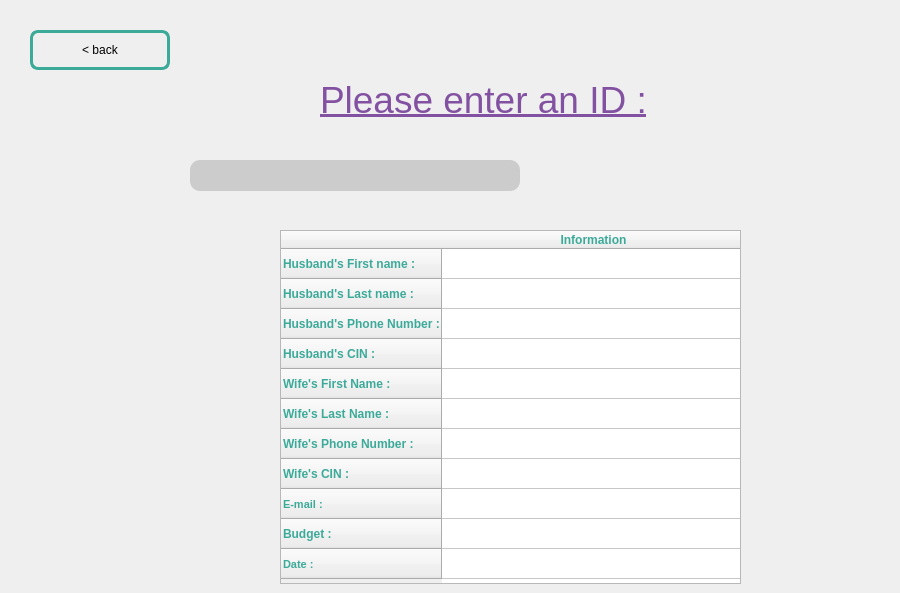
    <widget class="QWidget" name="update_marriage">
     <widget class="QPushButton" name="pushButton_3">
      <property name="geometry">
       <rect>
        <x>30</x>
        <y>30</y>
        <width>140</width>
        <height>40</height>
       </rect>
      </property>
      <property name="styleSheet">
       <string notr="true">QPushButton{
	border: 3px solid rgb(60,170,153);
	border-radius: 8px;


}

QPushButton:hover{
	border: 3px solid rgb(60,170,153);
}

QPushButton:focused{
	border: 3px solid rgb(60,170,153);
	color: #A0A0A0;
}</string>
      </property>
      <property name="text">
       <string>&lt; back</string>
      </property>
     </widget>
     <widget class="QPushButton" name="update_client_info">
      <property name="geometry">
       <rect>
        <x>770</x>
        <y>160</y>
        <width>121</width>
        <height>31</height>
       </rect>
      </property>
      <property name="styleSheet">
       <string notr="true">#update_client_info {
background-color: transparent;
border-image: url(:update.png);
background: none;
border: none;
background-repeat: none;
}
#update_client_info:pressed
{
   border-image: url(:update.png);
}</string>
      </property>
      <property name="text">
       <string/>
      </property>
     </widget>
     <widget class="QLineEdit" name="mariage_id_2">
      <property name="geometry">
       <rect>
        <x>190</x>
        <y>160</y>
        <width>330</width>
        <height>31</height>
       </rect>
      </property>
      <property name="font">
       <font>
        <pointsize>15</pointsize>
       </font>
      </property>
      <property name="toolTip">
       <string>&lt;html&gt;&lt;head/&gt;&lt;body&gt;&lt;p&gt;&lt;span style=&quot; color:#55ff00;&quot;&gt;Marriage ID &lt;/span&gt;&lt;/p&gt;&lt;/body&gt;&lt;/html&gt;</string>
      </property>
      <property name="styleSheet">
       <string notr="true">QLineEdit{
	border-radius: 10px;
	background-color: rgb(205,204,204);
	padding-left: 110px;
	color :  rgb(60,170,153); 
}

QLineEdit:focused{
	border: 2px solid rgb(60,170,153);
}</string>
      </property>
      <property name="text">
       <string/>
      </property>
     </widget>
     <widget class="QLabel" name="label_15">
      <property name="geometry">
       <rect>
        <x>320</x>
        <y>60</y>
        <width>330</width>
        <height>81</height>
       </rect>
      </property>
      <property name="font">
       <font>
        <pointsize>28</pointsize>
        <weight>50</weight>
        <bold>false</bold>
        <underline>true</underline>
       </font>
      </property>
      <property name="text">
       <string>&lt;font color = #8351a1&gt;Please enter an ID :</string>
      </property>
     </widget>
     <widget class="QPushButton" name="delete_3">
      <property name="geometry">
       <rect>
        <x>570</x>
        <y>160</y>
        <width>121</width>
        <height>31</height>
       </rect>
      </property>
      <property name="styleSheet">
       <string notr="true">#delete_3 {
border-radius: 7px;
background-color: transparent;
border-image: url(:search.png);
background: none;
border: none;
background-repeat: none;
}
#delete_3:pressed
{
   border-image: url(:search.png);
}</string>
      </property>
      <property name="text">
       <string/>
      </property>
     </widget>
     <widget class="QTableWidget" name="tableWidget_2">
      <property name="geometry">
       <rect>
        <x>280</x>
        <y>230</y>
        <width>461</width>
        <height>354</height>
       </rect>
      </property>
      <property name="font">
       <font>
        <pointsize>9</pointsize>
       </font>
      </property>
      <property name="selectionBehavior">
       <enum>QAbstractItemView::SelectRows</enum>
      </property>
      <property name="showGrid">
       <bool>true</bool>
      </property>
      <property name="gridStyle">
       <enum>Qt::CustomDashLine</enum>
      </property>
      <property name="sortingEnabled">
       <bool>true</bool>
      </property>
      <property name="wordWrap">
       <bool>true</bool>
      </property>
      <property name="cornerButtonEnabled">
       <bool>true</bool>
      </property>
      <attribute name="horizontalHeaderCascadingSectionResizes">
       <bool>false</bool>
      </attribute>
      <attribute name="horizontalHeaderMinimumSectionSize">
       <number>32</number>
      </attribute>
      <attribute name="horizontalHeaderDefaultSectionSize">
       <number>303</number>
      </attribute>
      <row>
       <property name="text">
        <string>Husband's First name :</string>
       </property>
       <property name="font">
        <font>
         <weight>75</weight>
         <bold>true</bold>
        </font>
       </property>
       <property name="foreground">
        <brush brushstyle="SolidPattern">
         <color alpha="255">
          <red>60</red>
          <green>170</green>
          <blue>153</blue>
         </color>
        </brush>
       </property>
      </row>
      <row>
       <property name="text">
        <string>Husband's Last name :</string>
       </property>
       <property name="font">
        <font>
         <weight>75</weight>
         <bold>true</bold>
        </font>
       </property>
       <property name="foreground">
        <brush brushstyle="SolidPattern">
         <color alpha="255">
          <red>60</red>
          <green>170</green>
          <blue>153</blue>
         </color>
        </brush>
       </property>
      </row>
      <row>
       <property name="text">
        <string>Husband's Phone Number :</string>
       </property>
       <property name="font">
        <font>
         <weight>75</weight>
         <bold>true</bold>
        </font>
       </property>
       <property name="foreground">
        <brush brushstyle="SolidPattern">
         <color alpha="255">
          <red>60</red>
          <green>170</green>
          <blue>153</blue>
         </color>
        </brush>
       </property>
      </row>
      <row>
       <property name="text">
        <string>Husband's CIN :</string>
       </property>
       <property name="font">
        <font>
         <weight>75</weight>
         <bold>true</bold>
        </font>
       </property>
       <property name="foreground">
        <brush brushstyle="SolidPattern">
         <color alpha="255">
          <red>60</red>
          <green>170</green>
          <blue>153</blue>
         </color>
        </brush>
       </property>
      </row>
      <row>
       <property name="text">
        <string>Wife's First Name :</string>
       </property>
       <property name="font">
        <font>
         <weight>75</weight>
         <bold>true</bold>
        </font>
       </property>
       <property name="foreground">
        <brush brushstyle="SolidPattern">
         <color alpha="255">
          <red>60</red>
          <green>170</green>
          <blue>153</blue>
         </color>
        </brush>
       </property>
      </row>
      <row>
       <property name="text">
        <string>Wife's Last Name :</string>
       </property>
       <property name="font">
        <font>
         <weight>75</weight>
         <bold>true</bold>
        </font>
       </property>
       <property name="foreground">
        <brush brushstyle="SolidPattern">
         <color alpha="255">
          <red>60</red>
          <green>170</green>
          <blue>153</blue>
         </color>
        </brush>
       </property>
      </row>
      <row>
       <property name="text">
        <string>Wife's Phone Number :</string>
       </property>
       <property name="font">
        <font>
         <weight>75</weight>
         <bold>true</bold>
        </font>
       </property>
       <property name="foreground">
        <brush brushstyle="SolidPattern">
         <color alpha="255">
          <red>60</red>
          <green>170</green>
          <blue>153</blue>
         </color>
        </brush>
       </property>
      </row>
      <row>
       <property name="text">
        <string>Wife's CIN :</string>
       </property>
       <property name="font">
        <font>
         <weight>75</weight>
         <bold>true</bold>
        </font>
       </property>
       <property name="foreground">
        <brush brushstyle="SolidPattern">
         <color alpha="255">
          <red>60</red>
          <green>170</green>
          <blue>153</blue>
         </color>
        </brush>
       </property>
      </row>
      <row>
       <property name="text">
        <string>E-mail :</string>
       </property>
       <property name="font">
        <font>
         <family>MS Shell Dlg 2</family>
         <pointsize>8</pointsize>
         <weight>75</weight>
         <bold>true</bold>
        </font>
       </property>
       <property name="foreground">
        <brush brushstyle="SolidPattern">
         <color alpha="255">
          <red>60</red>
          <green>170</green>
          <blue>153</blue>
         </color>
        </brush>
       </property>
      </row>
      <row>
       <property name="text">
        <string>Budget :</string>
       </property>
       <property name="font">
        <font>
         <weight>75</weight>
         <bold>true</bold>
        </font>
       </property>
       <property name="foreground">
        <brush brushstyle="SolidPattern">
         <color alpha="255">
          <red>60</red>
          <green>170</green>
          <blue>153</blue>
         </color>
        </brush>
       </property>
      </row>
      <row>
       <property name="text">
        <string>Date :</string>
       </property>
       <property name="font">
        <font>
         <family>MS Shell Dlg 2</family>
         <pointsize>8</pointsize>
         <weight>75</weight>
         <bold>true</bold>
        </font>
       </property>
       <property name="foreground">
        <brush brushstyle="SolidPattern">
         <color alpha="255">
          <red>60</red>
          <green>170</green>
          <blue>153</blue>
         </color>
        </brush>
       </property>
      </row>
      <column>
       <property name="text">
        <string>Information</string>
       </property>
       <property name="font">
        <font>
         <weight>75</weight>
         <bold>true</bold>
        </font>
       </property>
       <property name="background">
        <color>
         <red>255</red>
         <green>255</green>
         <blue>255</blue>
        </color>
       </property>
       <property name="foreground">
        <brush brushstyle="SolidPattern">
         <color alpha="255">
          <red>60</red>
          <green>170</green>
          <blue>153</blue>
         </color>
        </brush>
       </property>
      </column>
      <item row="0" column="0">
       <property name="text">
        <string/>
       </property>
      </item>
      <item row="1" column="0">
       <property name="text">
        <string/>
       </property>
       <property name="foreground">
        <brush brushstyle="SolidPattern">
         <color alpha="255">
          <red>0</red>
          <green>0</green>
          <blue>0</blue>
         </color>
        </brush>
       </property>
      </item>
      <item row="2" column="0">
       <property name="text">
        <string/>
       </property>
      </item>
      <item row="3" column="0">
       <property name="text">
        <string/>
       </property>
      </item>
      <item row="4" column="0">
       <property name="text">
        <string/>
       </property>
      </item>
      <item row="5" column="0">
       <property name="text">
        <string/>
       </property>
      </item>
      <item row="6" column="0">
       <property name="text">
        <string/>
       </property>
      </item>
      <item row="7" column="0">
       <property name="text">
        <string/>
       </property>
      </item>
     </widget>
    </widget>
